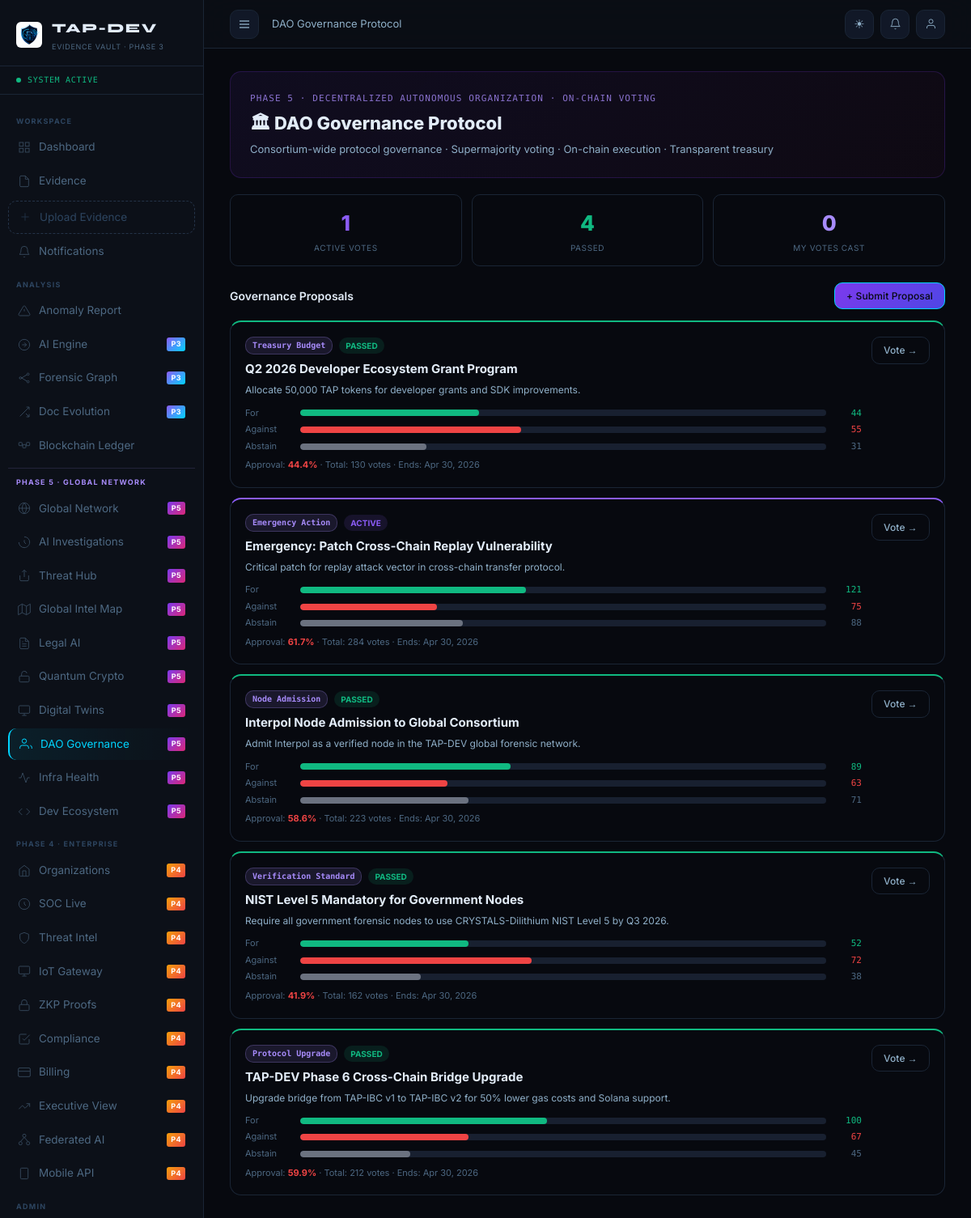
Page /dao/ (signed in) on the committed database.
### apps/dao_governance/models.py (models this page shows, shortened)
class GovernanceProposal(models.Model):
    STATUS = [("DRAFT","Draft"),("ACTIVE","Active Voting"),("PASSED","Passed"),("REJECTED","Rejected"),("EXECUTED","Executed")]
    PROPOSAL_TYPE = [("PROTOCOL_UPGRADE","Protocol Upgrade"),("STANDARD_CHANGE","Verification Standard"),
                     ("NODE_ADMISSION","Node Admission"),("PARAMETER_CHANGE","Parameter Change"),
                     ("EMERGENCY","Emergency Action"),("BUDGET","Treasury Budget"),("RULE","Rule Amendment")]
    id          = models.UUIDField(primary_key=True, default=uuid.uuid4, editable=False)
    proposal_type = models.CharField(max_length=20, choices=PROPOSAL_TYPE)
    title       = models.CharField(max_length=300)
    description = models.TextField()
    technical_spec = models.TextField(blank=True)
    proposer    = models.ForeignKey(User, on_delete=models.CASCADE, related_name="proposals")
    status      = models.CharField(max_length=15, choices=STATUS, default="DRAFT")
    created_at  = models.DateTimeField(auto_now_add=True)
    voting_start = models.DateTimeField(null=True, blank=True)
    voting_end  = models.DateTimeField(null=True, blank=True)
    votes_for   = models.IntegerField(default=0)
    votes_against = models.IntegerField(default=0)
    votes_abstain = models.IntegerField(default=0)
    quorum_required = models.IntegerField(default=51)  # percent
    pass_threshold  = models.IntegerField(default=67)  # percent supermajority
    executed_at = models.DateTimeField(null=True, blank=True)
    on_chain_hash = models.CharField(max_length=64, blank=True)
    class Meta:
        db_table = "tap_dao_proposals"
        ordering = ["-created_at"]
    @property
    def total_votes(self): return self.votes_for + self.votes_against + self.votes_abstain
    @property
    def approval_rate(self):
        t = self.votes_for + self.votes_against
        return round(self.votes_for / t * 100, 1) if t > 0 else 0

### apps/dao_governance/views.py (the view)
# urls.py: path('', views.dao_dashboard, name="dashboard"),
@login_required
def dao_dashboard(request):
    _seed_proposals()
    proposals = GovernanceProposal.objects.order_by("-created_at")
    active    = proposals.filter(status="ACTIVE").count()
    passed    = proposals.filter(status="PASSED").count()
    my_votes  = DAOVote.objects.filter(voter=request.user).count()
    return render(request, "dao_governance/dashboard.html", {
        "proposals": proposals[:20], "active": active, "passed": passed, "my_votes": my_votes,
        "proposal_types": GovernanceProposal.PROPOSAL_TYPE,
    })

### apps/dao_governance/views.py (called while the page is built, shortened)
def _seed_proposals():
    if GovernanceProposal.objects.exists(): return

### apps/notifications/context_processors.py (called while the page is built)
def notifications_ctx(request):
    if request.user.is_authenticated:
        count = request.user.notifications.filter(is_read=False).count()
        return {'unread_notifications': count}
    return {'unread_notifications': 0}

### apps/users/models.py (called while the page is built)
    def get_avatar_initials(self):
        fn = self.user.first_name[:1] if self.user.first_name else ''
        ln = self.user.last_name[:1]  if self.user.last_name  else ''
        return (fn + ln).upper() or self.user.username[:2].upper()

### templates/dao_governance/dashboard.html (shortened to what this page needs)
{% extends 'base.html' %}
{% block nav_dao %}active{% endblock %}
{% block breadcrumb %}DAO Governance Protocol{% endblock %}
{% block content %}
<div class="p5-hero">
  <div class="p5-hero-label">Phase 5 · Decentralized Autonomous Organization · On-Chain Voting</div>
  <div class="p5-hero-title">🏛 DAO Governance Protocol</div>
  <div class="p5-hero-sub">Consortium-wide protocol governance · Supermajority voting · On-chain execution · Transparent treasury</div>
</div>
<div style="display:grid;grid-template-columns:repeat(3,1fr);gap:12px;margin-bottom:20px;">
  <div class="p5-stat"><div class="p5-stat-val" style="color:#8b5cf6;">{{ active }}</div><div class="p5-stat-label">Active Votes</div></div>
  <div class="p5-stat"><div class="p5-stat-val" style="color:#10b981;">{{ passed }}</div><div class="p5-stat-label">Passed</div></div>
  <div class="p5-stat"><div class="p5-stat-val" style="color:#a78bfa;">{{ my_votes }}</div><div class="p5-stat-label">My Votes Cast</div></div>
</div>
<div style="display:flex;justify-content:space-between;align-items:center;margin-bottom:14px;">
  <h2 style="font-size:14px;font-weight:600;color:var(--text);">Governance Proposals</h2>
  <a href="{% url 'dao_governance:create' %}" class="btn btn-primary btn-sm" style="background:linear-gradient(135deg,#7c3aed,#4f46e5);">+ Submit Proposal</a>
</div>
<div style="display:flex;flex-direction:column;gap:12px;">
  {% for proposal in proposals %}
  <div class="proposal-card {{ proposal.status }}">
    <div style="display:flex;align-items:flex-start;gap:12px;">
      <div style="flex:1;min-width:0;">
        <div style="display:flex;align-items:center;gap:8px;margin-bottom:6px;flex-wrap:wrap;">
          <span class="inv-type-badge">{{ proposal.get_proposal_type_display }}</span>
          <span class="dao-status {{ proposal.status }}">{{ proposal.status }}</span>
        </div>
        <div style="font-size:15px;font-weight:700;color:var(--text);">{{ proposal.title }}</div>
        <div style="font-size:12px;color:var(--text-2);margin-top:4px;">{{ proposal.description|truncatechars:120 }}</div>
        <div style="margin-top:10px;">
          <div class="vote-bar-row">
            <span class="vote-label">For</span>
            <div class="vote-bar"><div class="vote-bar-fill" style="width:{% if proposal.total_votes > 0 %}{% widthratio proposal.votes_for proposal.total_votes 100 %}{% else %}0{% endif %}%;background:#10b981;"></div></div>
            <span class="vote-count" style="color:#10b981;">{{ proposal.votes_for }}</span>
          </div>
          <div class="vote-bar-row">
            <span class="vote-label">Against</span>
            <div class="vote-bar"><div class="vote-bar-fill" style="width:{% if proposal.total_votes > 0 %}{% widthratio proposal.votes_against proposal.total_votes 100 %}{% else %}0{% endif %}%;background:#ef4444;"></div></div>
            <span class="vote-count" style="color:#ef4444;">{{ proposal.votes_against }}</span>
          </div>
          <div class="vote-bar-row">
            <span class="vote-label">Abstain</span>
            <div class="vote-bar"><div class="vote-bar-fill" style="width:{% if proposal.total_votes > 0 %}{% widthratio proposal.votes_abstain proposal.total_votes 100 %}{% else %}0{% endif %}%;background:#6b7280;"></div></div>
            <span class="vote-count" style="color:var(--text-3);">{{ proposal.votes_abstain }}</span>
          </div>
        </div>
        <div style="font-size:11px;color:var(--text-3);margin-top:6px;">
          Approval: <strong style="color:{% if proposal.approval_rate >= 67 %}#10b981{% else %}#ef4444{% endif %};">{{ proposal.approval_rate }}%</strong>
          · Total: {{ proposal.total_votes }} votes
          · Ends: {{ proposal.voting_end|date:"M d, Y"|default:"Open" }}
        </div>
      </div>
      <a href="{% url 'dao_governance:proposal' proposal.id %}" class="btn btn-ghost btn-sm" style="flex-shrink:0;">Vote →</a>
    </div>
  </div>
  {% endfor %}
</div>
{% endblock %}

### rows in the picture
GovernanceProposal: proposal_type "Treasury Budget", status "PASSED", title "Q2 2026 Developer Ecosystem Grant Program", description "Allocate 50,000 TAP tokens for developer grants and SDK improvements.", votes_for "44", votes_against "55", votes_abstain "31", approval_rate "44.4", total_votes "130", voting_end "Apr 30, 2026"
GovernanceProposal: proposal_type "Emergency Action", status "ACTIVE", title "Emergency: Patch Cross-Chain Replay Vulnerability", description "Critical patch for replay attack vector in cross-chain transfer protocol.", votes_for "121", votes_against "75", votes_abstain "88", approval_rate "61.7", total_votes "284", voting_end "Apr 30, 2026"
GovernanceProposal: proposal_type "Node Admission", status "PASSED", title "Interpol Node Admission to Global Consortium", description "Admit Interpol as a verified node in the TAP-DEV global forensic network.", votes_for "89", votes_against "63", votes_abstain "71", approval_rate "58.6", total_votes "223", voting_end "Apr 30, 2026"
GovernanceProposal: proposal_type "Verification Standard", status "PASSED", title "NIST Level 5 Mandatory for Government Nodes", description "Require all government forensic nodes to use CRYSTALS-Dilithium NIST Level 5 by Q3 2026.", votes_for "52", votes_against "72", votes_abstain "38", approval_rate "41.9", total_votes "162", voting_end "Apr 30, 2026"
GovernanceProposal: proposal_type "Protocol Upgrade", status "PASSED", title "TAP-DEV Phase 6 Cross-Chain Bridge Upgrade", description "Upgrade bridge from TAP-IBC v1 to TAP-IBC v2 for 50% lower gas costs and Solana support.", votes_for "100", votes_against "67", votes_abstain "45", approval_rate "59.9", total_votes "212", voting_end "Apr 30, 2026"

### other values in the picture
{{ active }} "1"
{{ passed }} "4"
{{ my_votes }} "0"
